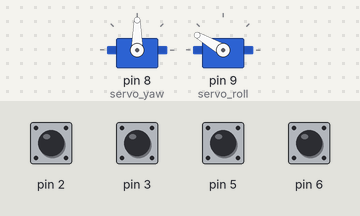
Bench run of a sketch on a simulated Arduino Uno, built with avr-gcc and run on an emulated ATmega328P. Shown: 2 × servo. The inputs (shaded band) are chosen by the test bench; at power-on: pin 2, pin 3, pin 5, pin 6 HIGH.

Above: at 1.2 s.
1.3 s: pin 2 pulled LOW for 1 s
At 3.1 s:
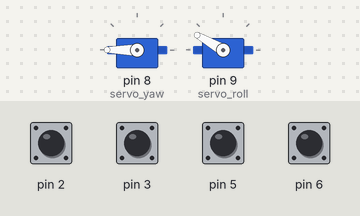
3.8 s: pin 3 pulled LOW for 1 s
At 3.96 s:
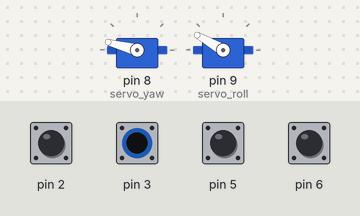
6.3 s: pin 5 pulled LOW for 0.15 s
At 7.6 s:
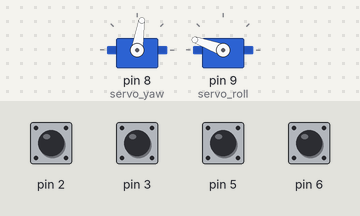
7.9 s: pin 3 pulled LOW for 0.15 s
At 8.5 s:
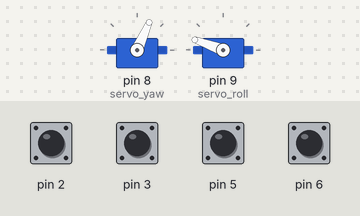
9.5 s: pin 6 pulled LOW for 0.15 s
At 10.8 s:
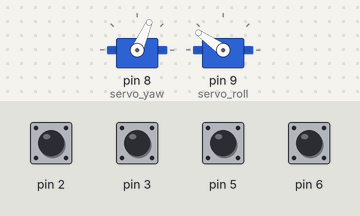
11.1 s: pin 6 pulled LOW for 1 s
At 13.2 s:
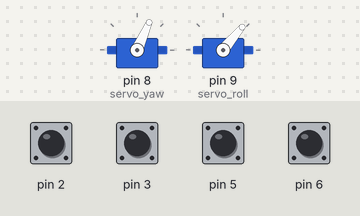
Timing chart, 0 to 14.6 s (numbered marks = the images above; inputs shaded):
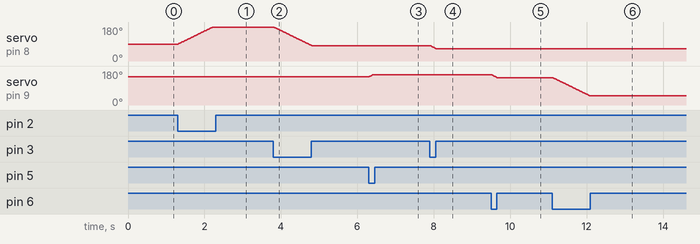

The sketch:

ServoCamera.ino
```cpp
#include <Servo.h>

int yaw  = 90;
int roll = 150;

const int yaw_min = 0;
const int yaw_max = 180;
const int roll_min = 50;
const int roll_max = 160;

Servo servo_yaw;
Servo servo_roll;

void setup() {
  servo_yaw.attach(8);
  servo_roll.attach(9);

  pinMode(2, INPUT_PULLUP);
  pinMode(3, INPUT_PULLUP);
  pinMode(5, INPUT_PULLUP);
  pinMode(6, INPUT_PULLUP);
}

void loop() {
  if(digitalRead(2) == LOW) {
    yaw++;
    delay(10);
  }
  if(digitalRead(3) == LOW) {
    yaw--;
    delay(10);
  }
  if(digitalRead(5) == LOW) {
    roll++;
    delay(10);
  }
  if(digitalRead(6) == LOW) {
    roll--;
    delay(10);
  }

  if (yaw < yaw_min) {
    yaw = yaw_min;
  } else if (yaw > yaw_max) {
    yaw = yaw_max;
  } else {
    ;
  }

  if (roll < roll_min) {
    roll = roll_min;
  } else if (roll > roll_max) {
    roll = roll_max;
  } else {
    ;
  }

  servo_yaw.write(yaw);
  servo_roll.write(roll);
}
```

Measured:
- after the input at 1.3 s, servo on pin 8 (servo_yaw): moves from 90° to 180° over 0.92 s, starting at once
- after the input at 3.8 s, servo on pin 8 (servo_yaw): moves from 180° to 81° over 1.0 s, starting at once
- after the input at 6.3 s, servo on pin 9 (servo_roll): 150° → 160° at once
- after the input at 7.9 s, servo on pin 8 (servo_yaw): 81° → 66° at once
- after the input at 9.5 s, servo on pin 9 (servo_roll): 160° → 145° at once
- after the input at 11.1 s, servo on pin 9 (servo_roll): moves from 145° to 50° over 0.96 s, starting at once
